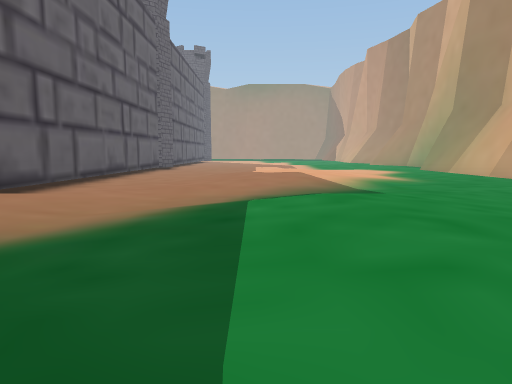
view 1 (above)

17 first-person views from a walk through a 3-D level made in the Unity game engine. The camera is 0.68 m above the floor, tilts 6° down and sees 70° across. The floor is counted in squares, 1 m on a side. Each view is taken from the middle of a square. On the plan, view 1 faces up. The plan holds only what a view shows up to about 11 squares ahead; the rest is blank. The place goes on beyond the plan. The player is left out.

view 2
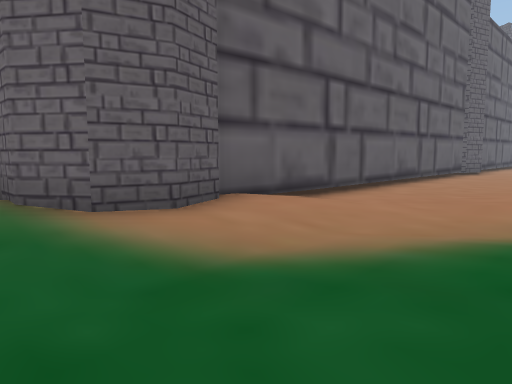

view 3
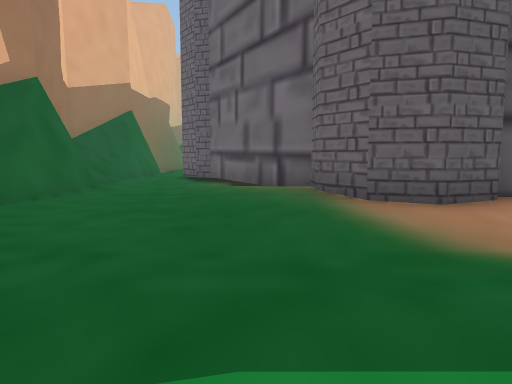

view 4
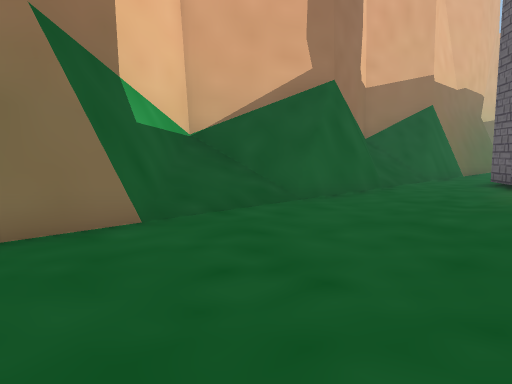

view 5
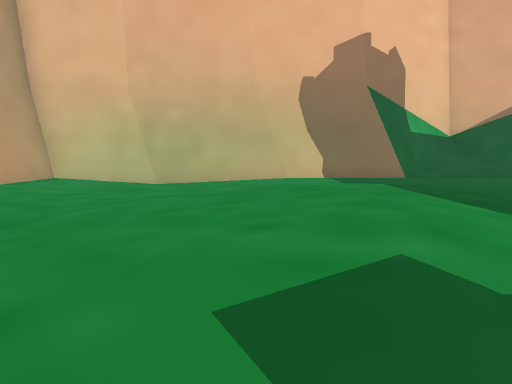

view 6
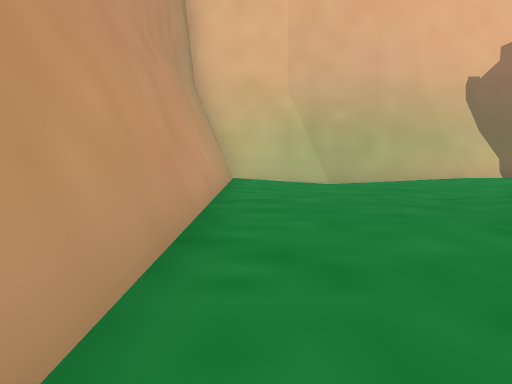

view 7
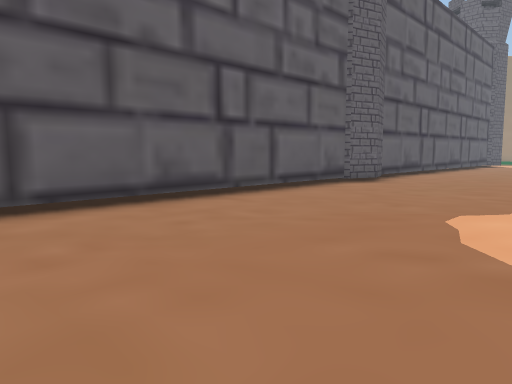

view 8
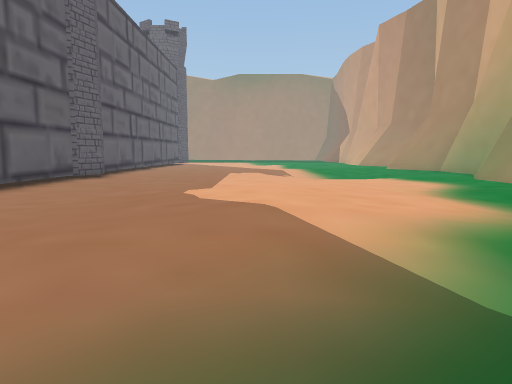

view 9
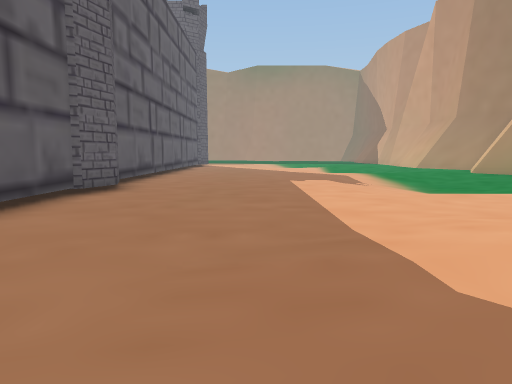

view 10
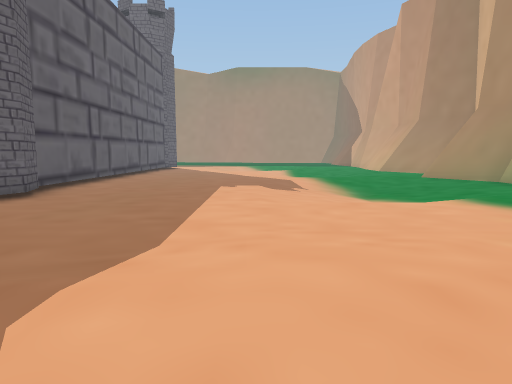

view 11
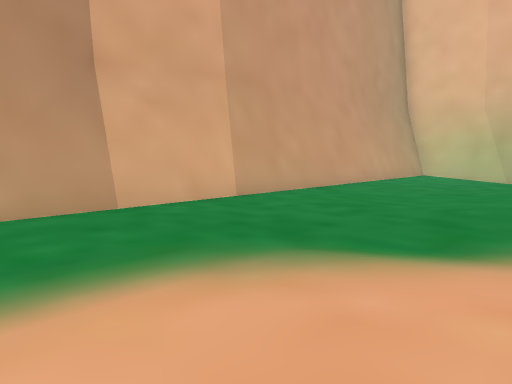

view 12
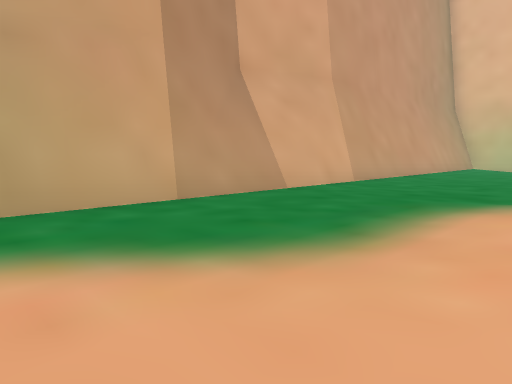

view 13
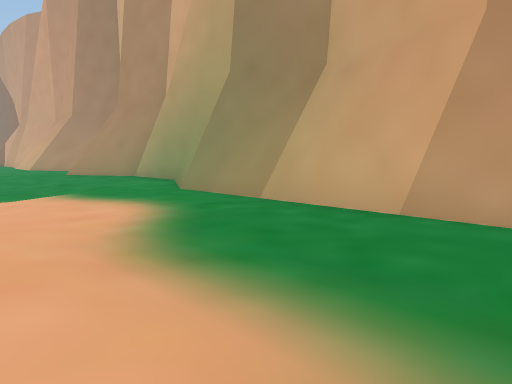

view 14
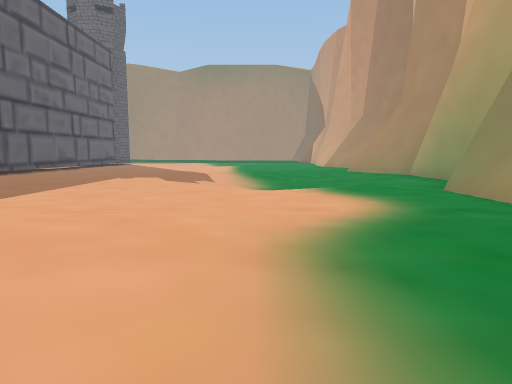

view 15
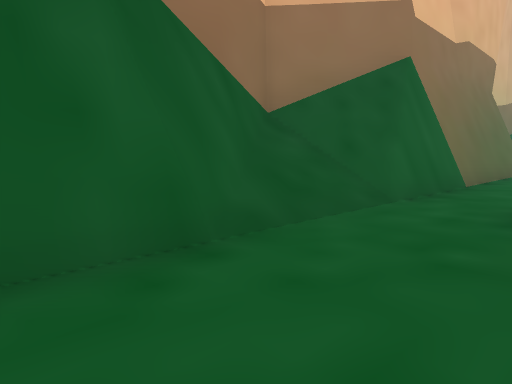

view 16
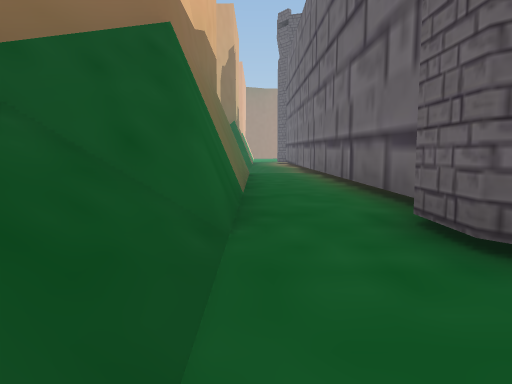

view 17
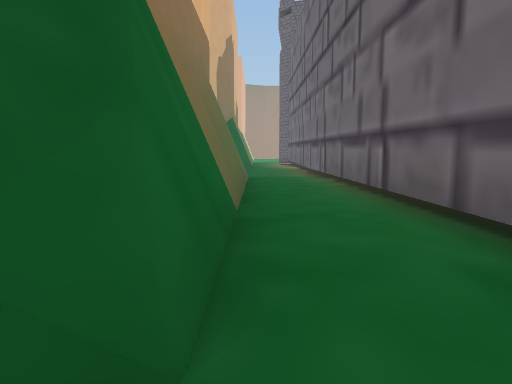

### Floor plan
Key: @ floor where view 1 was taken; # wall or solid block; . main floor; : floor 0.05 m higher than the main floor; - floor 0.05 m lower than the main floor; + floor 0.1 m higher than the main floor; _ floor 0.1 m lower than the main floor; * floor 0.15 m higher than the main floor; < floor 0.15 m lower than the main floor; % floor 0.2 m higher than the main floor; & floor 0.25 m higher than the main floor; $ floor 0.3 m higher than the main floor; ( floor 0.35 m lower than the main floor; ! floor 0.4 m lower than the main floor; / step, stairs or slope; = window, fence, low wall or low ledge; O other object.
Columns run from 22 left of view 1 to 9 right of it. Each row starts with its distance up from view 1.
 21                  #......//!(//_#
 20                  #......//!(//_#
 19                  #......//    .#
 18                  #......_  //.##
 17                  #............#
 16                  #............#
 15                  #............#
 14                  #...../++:...#
 13                  #....//%*:...#
 12                  #..://$//:...#
 11                  #..://$//:...#
 10                  #..://$//:...#
  9                  #..:/%&//....#
  8                  #..:**//.....#
  7                  #............#
  6                  #*+..://*:...#
  5                  #%+.///%/:...#
  4                  ##+://$//:...#
  3                  ##+://$//:...#
  2               ####%+://$//:...#
  1             ###%%//.:/%/ :....#
  0            ##.+///..:+@ ......#
 -1 ############..................#
 -2 /.........................-/-.#
 -3 /........................-_<_.#
 -4  #########=O#####OO############
 -5          ####   ####

Positions as (right, up) in squares from view 1, and headings:
1: (0, 0), facing up
2: (0, 1), facing up-left
3: (1, 1), facing left
4: (0, 1), facing down-left
5: (2, 7), facing down
6: (7, 7), facing down
7: (1, 8), facing up-left
8: (1, 6), facing up
9: (-1, 10), facing up
10: (1, 10), facing up
11: (2, 12), facing down-right
12: (3, 15), facing down-right
13: (3, 10), facing up-right
14: (4, 10), facing up
15: (-7, -1), facing down-left
16: (-9, -3), facing left
17: (-11, -3), facing left
